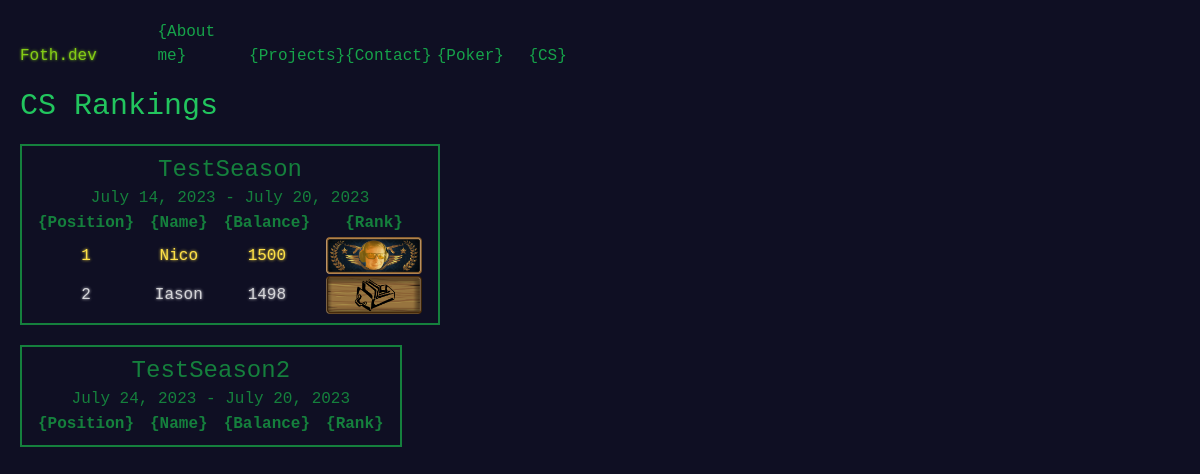
Page /cs/ on the committed database.
### csgo/models.py (models this page shows, shortened)
class CSSeason(models.Model):
    name = models.CharField(max_length=32)
    startDate = models.DateField()
    endDate = models.DateField()
    def __str__(self):
        return f"{self.name}"

class CSPlayer(models.Model):
    steam_id = models.CharField(max_length=18, unique=True)
    name = models.CharField(max_length=32)

### csgo/views.py (the view)
# urls.py: path('', views.cs_overview, name="cs_overview"),
def cs_overview(request):
    seasons = {}
    seasons_query = CSSeason.objects.all()
    for season in seasons_query:
        seasonplayerelos = CSPlayerSeasonElo.objects.filter(season=season).select_related().order_by("-elo")
        seasons[season] = []
        for seasonplayerelo in seasonplayerelos:
            seasons[season].append((seasonplayerelo.player, seasonplayerelo.elo))
    return render(request, "csgo/cs_overview.html", {"seasons": seasons})

### csgo/templates/csgo/cs_overview.html
{% extends 'base.html' %}
{% load static %}
{% block content %}
<h1 class="text-3xl text-green-500">CS Rankings</h1>
{% for season, players in seasons.items %}
<div class="w-fit border-2 border-green-700 p-2 text-green-700 text-center my-5 overflow-auto">
  <h2 class="text-2xl text-green-700 text-center"><a href="{% url 'cs_season_overview' season_id=season.id %}">{{ season }}</a></h2>
  <p class="text-center">{{ season.startDate }} - {{ season.endDate }}</p>
  <table class="text-center mx-auto">
    <thead>
      <tr>
        <th class="px-2">{Position}</th>
        <th class="px-2">{Name}</th>
        <th class="px-2">{Balance}</th>
        <th class="px-2">{Rank}</th>
      </tr>
    </thead>
    <tbody>
      {% for player in players %}
      {% if forloop.counter == 1 %}
      <tr class="text-yellow-300 text-shadow-aoc shadow-yellow-300">
      {% elif forloop.counter == 2 %}
      <tr class="text-zinc-300 text-shadow-aoc shadow-zinc-300">
      {% elif forloop.counter == 3 %}
      <tr class="text-yellow-700 text-shadow-aoc shadow-yellow-700">
      {% else %}
      <tr>
      {% endif %}
        <td class="px-2">{{ forloop.counter }}</td>
        <td class="px-2"><a href="{% url 'cs_player_profile' player_id=player.0.id %}">{{ player.0.name }}</a></td>
        <td class="px-2">{{ player.1 }}</td>
        {% if forloop.first %}
        <td class="px-2">
          <img src="{% static 'csgo/niko.png' %}" class="w-24">
        </td>
        {% elif forloop.last %}
        <td class="px-2"><img src="{% static 'csgo/schublade.png' %}" class="w-24"></td>
        {% elif player.1 > 1625 %}
        <td class="px-2"><img src="{% static 'csgo/omega.png' %}" class="w-24"></td>
        {% elif player.1 > 1575 %}
        <td class="px-2"><img src="{% static 'csgo/alpha.png' %}" class="w-24"></td>
        {% elif player.1 > 1525 %}
        <td class="px-2"><img src="{% static 'csgo/beta.png' %}" class="w-24"></td>
        {% elif player.1 > 1450 %}
        <td class="px-2"><img src="{% static 'csgo/gamma.png' %}" class="w-24"></td>
        {% elif player.1 > 1350 %}
        <td class="px-2"><img src="{% static 'csgo/beep_boop.png' %}" class="w-24"></td>
        {% elif player.1 > 1200 %}
        <td class="px-2"><img src="{% static 'csgo/bots.png' %}" class="w-24"></td>
        {% endif %}
      </tr>
      {% endfor %}
    </tbody>
  </table>
</div>
{% endfor %}
{% endblock %}

### templates/base.html (shortened to what this page needs)
{% load static tailwind_tags %}
<!DOCTYPE html>
<html lang="en">
<head>
    {% tailwind_css %}
</head>
<body class="bg-[#0F0F23]">
    <div name="page-content" class="w-full sm:w-1/2 mx-5 font-mono">
        <div name="navigation" class="items-end flex flex-row my-5">
            <a class="basis-1/4" href="{% url 'show_landing_page' %}"><h1 class="text-lime-500 text-shadow-aoc shadow-lime-500  hover:text-red-500 hover:shadow-red-500">Foth.dev</h1></a>
            <a class="basis-1/6" href="{% url 'show_about_page' %}"><h3 class="text-green-600  hover:text-green-500 hover:text-shadow-aoc hover:shadow-green-500">{About me}</h3></a>
            <a class="basis-1/6" href="{% url 'show_projects' %}"><h3 class="text-green-600  hover:text-green-500 hover:text-shadow-aoc hover:shadow-green-500">{Projects}</h3></a>
            <a class="basis-1/6" href="{% url 'show_contact_page' %}"><h3 class="text-green-600  hover:text-green-500 hover:text-shadow-aoc hover:shadow-green-500">{Contact}</h3></a>
            <a class="basis-1/6" href="{% url 'show_poker_page' %}"><h3 class="text-green-600  hover:text-green-500 hover:text-shadow-aoc hover:shadow-green-500">{Poker}</h3></a>
            <a class="basis-1/6" href="{% url 'cs_overview' %}"><h3 class="text-green-600  hover:text-green-500 hover:text-shadow-aoc hover:shadow-green-500">{CS}</h3></a>
        </div>
        {% block content %}
        {% endblock content %}
    </div>
</body>
</html>

### rows in the picture
CSSeason: name "TestSeason", startDate "July 14, 2023", endDate "July 20, 2023"
CSPlayer: name "Nico", player "1500"
CSPlayer: name "Iason", player "1498"
CSSeason: name "TestSeason2", startDate "July 24, 2023", endDate "July 20, 2023"
